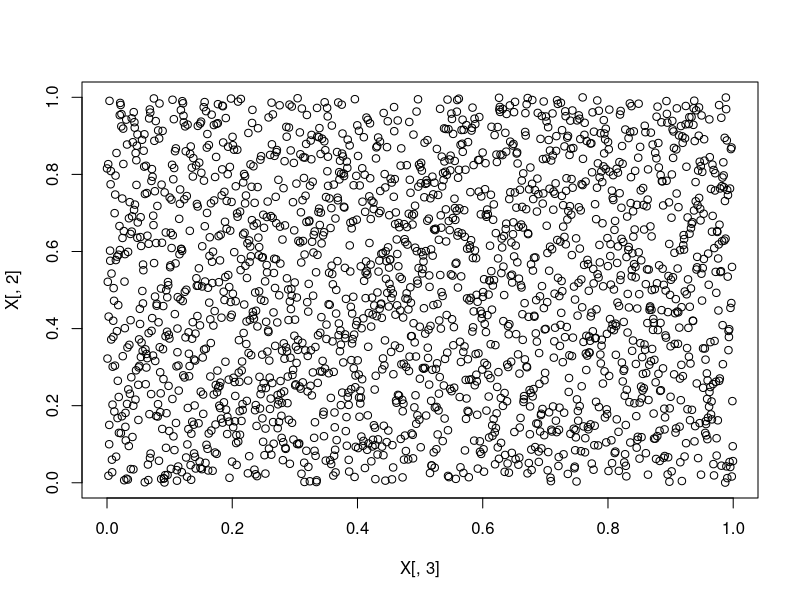
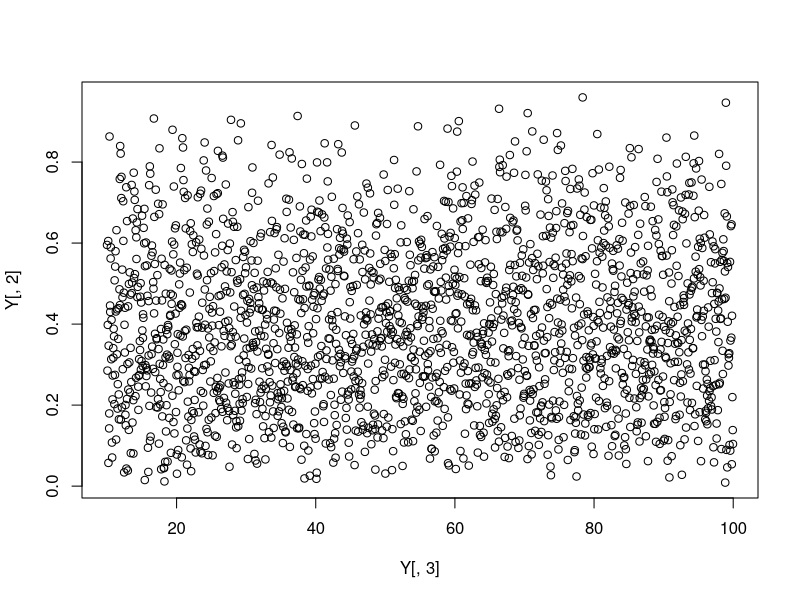

Generate these figures, in order, with R:

library("lhs")

variaveis = 3

pontos = 2000

# Obtendo números aleatórios com LHS
X <- randomLHS(pontos, variaveis)

# Transformando o Hypercubo em variáveis
Y <- matrix(0, nrow=pontos, ncol=variaveis)

# Primeira variável é normal com média 3 e desv. pad. 0.1
Y[,1] <- qnorm(X[,1], mean=3, sd=0.1)

# Segunda Variável é beta, com média 2
Y[,2] <- qbeta(X[,2], shape1=2, shape2=3)

# Terceira Variável é uniforme, entre 10 e 100
Y[,3] = qunif(p=X[,3],min=10, max=100)


#Observando as Variáveis Do Hypercubo:

plot(X[,3],X[,2])

# Observando as Variáveis Das Distribuições
plot(Y[,3],Y[,2])

# check the preserveDraw option
set.seed(1976)
X <- randomLHS(6,3,preserveDraw=TRUE)
set.seed(1976)
Y <- randomLHS(6,5,preserveDraw=TRUE)
all(abs(X - Y[,1:3]) < 1E-12) # TRUE
